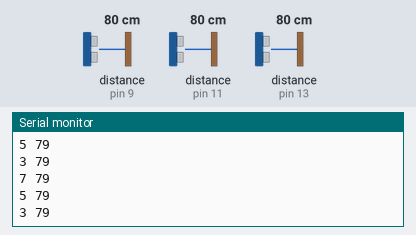
This sketch was run on a simulated Arduino Uno, built with avr-gcc and run on an emulated ATmega328P. Shown: the last lines printed to the serial monitor. Wiring (inferred from the names in the program): 3 × ultrasonic range finder: trigger pin 8, echo pin 9 / trigger pin 10, echo pin 11 / trigger pin 12, echo pin 13. The inputs (shaded band) are chosen by the test bench; at power-on: distance to the obstacle (sensors on pin 9, pin 11, pin 13) 80 cm. The echo pulse lasts 58.3 µs per cm.

Above: at 1.2 s.
1.3 s: distance to the obstacle (sensor on pin 9) set to 2 cm
At 1.8 s:
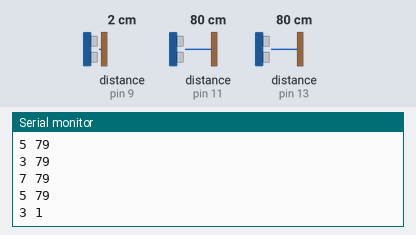
2.8 s: distance to the obstacle (sensor on pin 11) set to 2 cm
At 3.05 s:
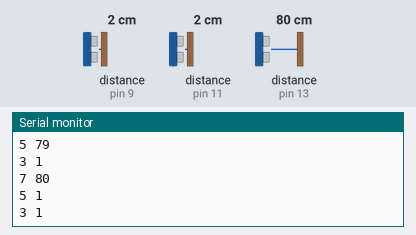
4.3 s: distance to the obstacle (sensor on pin 13) set to 2 cm
At 4.57 s:
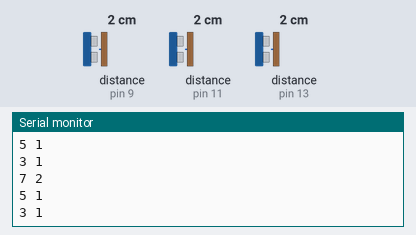
5.8 s: distance to the obstacle (sensor on pin 9) set to 4 cm
At 6.09 s:
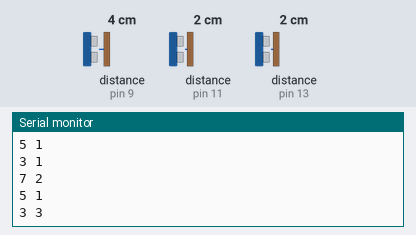
7.3 s: distance to the obstacle (sensor on pin 11) set to 4 cm
At 7.6 s:
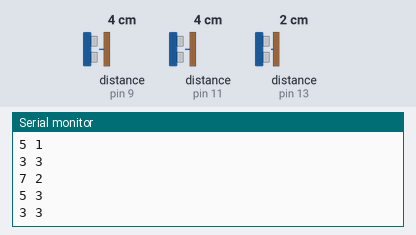
8.8 s: distance to the obstacle (sensor on pin 13) set to 4 cm
At 9.11 s:
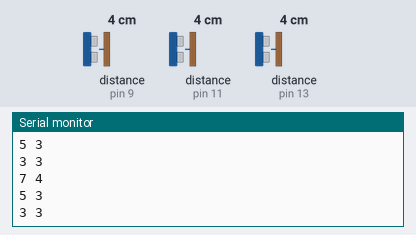
Timing chart, 0 to 11.3 s (numbered marks = the images above; inputs shaded):
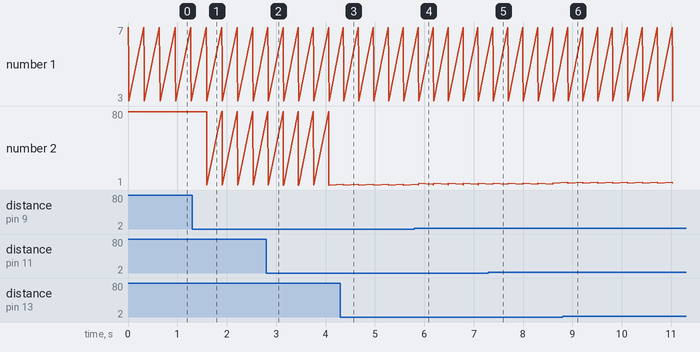

Measured:
- after the input at 1.3 s, the serial monitor: prints a new line after 0.30 s (image 1)
- after the input at 2.8 s, the serial monitor: prints a new line at once (image 2)
- after the input at 4.3 s, the serial monitor: prints a new line after 0.06 s (image 3)
- after the input at 5.8 s, the serial monitor: prints a new line after 0.08 s (image 4)
- after the input at 7.3 s, the serial monitor: prints a new line after 0.09 s (image 5)
- after the input at 8.8 s, the serial monitor: prints a new line after 0.10 s (image 6)
- plotted number 2: 79 → 1 after the input at 1.3 s

The sketch:

Distance_sensors.ino
```cpp
int trigPin3 = 8;
int echoPin3 = 9;

int trigPin2 = 10;
int echoPin2 = 11;

int trigPin1 = 12;
int echoPin1 = 13;

void sendSig(int trigNum);
void getDist(int echoNum);

void setup() {
  Serial.begin (9600);
  pinMode(trigPin1, OUTPUT);
  pinMode(echoPin1, INPUT);
  pinMode(trigPin2, OUTPUT);
  pinMode(echoPin2, INPUT);
  pinMode(trigPin3, OUTPUT);
  pinMode(echoPin3, INPUT);
}
void loop() {

  sendSig(trigPin1);
  getDist(echoPin1);

  sendSig(trigPin2);
  getDist(echoPin2);

  sendSig(trigPin3);
  getDist(echoPin3);
  delay(300);

}
void sendSig(int trigNum){
  digitalWrite(trigNum, LOW);
  delayMicroseconds(2);
  digitalWrite(trigNum, HIGH);
  delayMicroseconds(10);
  digitalWrite(trigNum, LOW);
}

void getDist(int echoNum){

  long duration, distance;

  duration = pulseIn(echoNum, HIGH);
  distance = duration/2/29.1;

  Serial.print(echoNum-6);
  Serial.print(" ");
  Serial.print(distance);
  Serial.print("\n");

}
```
